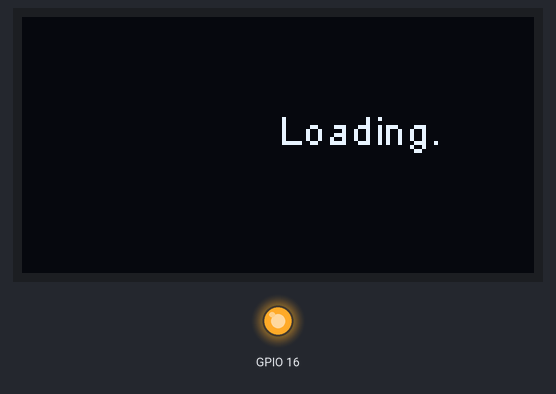
The sketch below on a simulated ESP32. Shown: 128×64 one-colour display, output pins drawn as LEDs (lit = HIGH). WiFi joins after 1.5 s; servers stay silent unless stated; what the sketch prints to the serial monitor is not drawn.

Above: at 2.3 s.

Measured:
- by itself, everything shown: repeats every 2.1 s, in 4 steps

The sketch:

OLED_ESP32_Weather.ino
```cpp
// This example just provide basic function test;
// For more informations, please vist www.heltec.cn or mail to support@heltec.cn

//#include <Wire.h>  // Only needed for Arduino 1.6.5 and earlier
#include <TimeLib.h>
#include "SSD1306.h" // alias for `#include "SSD1306Wire.h"`
#include "OLEDDisplayUi.h"
#include <WiFi.h>
#include "images.h"
#include <ArduinoJson.h>

// Comment to commit...ugh

//Setup WiFi
const char ssid[] = "HomeSweetHome"; //  your network SSID (name)
const char password[] = "020293120490";    // your network password (use for WPA, or use as key for WEP)
WiFiClient client;

const char host[] = "api.wunderground.com";
const char key[] = "d4119dfca60ee8de";

// api url built according to [https://www.wunderground.com/weather/api/d/docs?MR=1]
const char* url = "http://api.wunderground.com/api/d4119dfca60ee8de/conditions/q/TX/San_Antonio.json";

// string to hold response from api
String currCondString;

//OLED pins to ESP32 GPIOs via this connecthin:
//OLED_SDA -- GPIO4
//OLED_SCL -- GPIO15
//OLED_RST -- GPIO16

SSD1306  display(0x3c, 4, 15);
OLEDDisplayUi ui ( &display );

int screenW = 128;
int screenH = 64;
int clockCenterX = screenW/2;
int clockCenterY = ((screenH-16)/2)+16;   // top yellow part is 16 px height

void setup() {
  pinMode(16,OUTPUT);
  digitalWrite(16, LOW);    // set GPIO16 low to reset OLED
  delay(50);
  digitalWrite(16, HIGH); // while OLED is running, must set GPIO16 in high

  Serial.begin(9600);
  Serial.println();

  // The ESP is capable of rendering 60fps in 80Mhz mode
  // but that won't give you much time for anything else
  // run it in 160Mhz mode or just set it to 30 fps
  ui.setTargetFPS(60);

  // You can change this to
  // TOP, LEFT, BOTTOM, RIGHT
  ui.setIndicatorPosition(TOP);

  // Defines where the first frame is located in the bar.
  ui.setIndicatorDirection(LEFT_RIGHT);

  // Initialising the UI will init the display too.
  ui.init();

  display.flipScreenVertically();
  display.setFont(ArialMT_Plain_10);
  display.setTextAlignment(TEXT_ALIGN_CENTER);
  display.clear();
  initWifi(ssid,password);

  /*
  StaticJsonBuffer<200> jsonBuffer;

  char json[] =
      "{}";
    */
}

void loop() {

 /* JsonObject& root = jsonBuffer.parseObject(json);

  // Test if parsing succeeds.
  if (!root.success()) {
    Serial.println("parseObject() failed");
    return;
  }

  const char* cond = root["current_observation"]["weather"]
*/
  String str = "Loading";
  int counter = 0;

  while (counter < 4) {
    display.clear();
    display.drawString(64, 22, str);
    display.display();
    delay(500);

    str += ".";
    counter++;
  }
}

int initWifi(const char* ssid, const char* pwd) {

  int connAttempts = 0;
  display.clear();
  display.print("Connecting to ");
  display.println(ssid);
  display.drawLogBuffer(10, 10);
  display.display();
  WiFi.begin(ssid, pwd);

  while (WiFi.status() != WL_CONNECTED ) {
    delay(500);
    display.print(".");
    display.drawLogBuffer(0, 0);
    display.display();
    if(connAttempts > 20) return -5;
    connAttempts++;
  }

  Serial.println("");
  Serial.println("WiFi connected");
  Serial.println("IP address: ");
  Serial.println(WiFi.localIP());
  return 1;

}

int getURL(const char* host, const char* url, String* resultString) {
  // kill all connections first
  client.stop();

  // start connection
  Serial.print("connecting to ");
  Serial.println(host);
  const int httpPort = 80;
  if (!client.connect(host, httpPort)) {
    Serial.println("connection failed");
    return -6;
  }

  // We now create a URI for the request
  Serial.print("Requesting URL: ");
  Serial.println(url);

  // This will send the request to the server
  client.print(String("GET ") + url + " HTTP/1.1\r\n" +
  "Host: " + host + "\r\n" +
  "Connection: close\r\n\r\n");
  unsigned long timeout = millis();
  while (client.available() == 0) {
    if (millis() - timeout > 5000) {    // If Timeout
      Serial.println(">>> Client Timeout !");
      client.stop();
      return -7;
    }
  }

  // Read all the lines of the reply from server and print them to serial. Save them in resultString for parsing
  while(client.available()) {
    Serial.println("Loading api result into resultString...");
    *(resultString) = client.readStringUntil('\r');
  }

  Serial.println();
  Serial.println("closing connection");

  // redundant, should probably remove
  client.stop();
  return 1;

}
```

Source omitted: images.h (data table, 10916 bytes)
